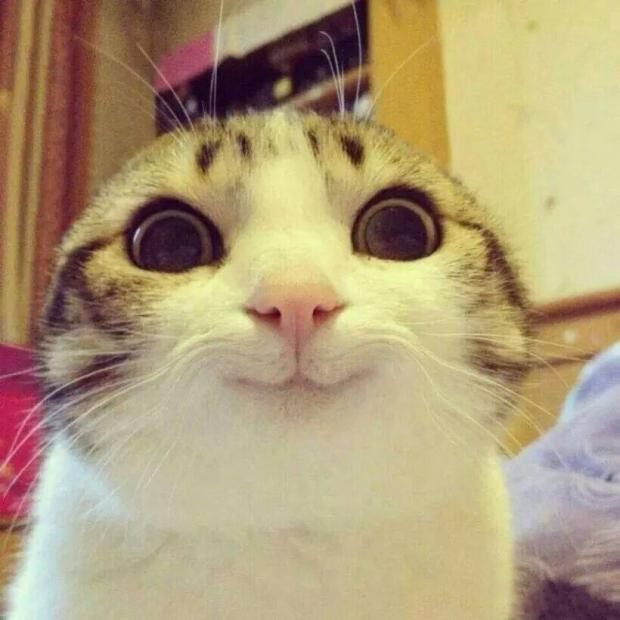
#> input picture assets/smiling_cat.jpg, 620 x 620 px
$ jupyter execute color_negative.ipynb
#> lines starting #> are read from the running program, lines starting #| are printed output that depends on the picture
[cell 1]
import numpy as np
from PIL import Image
import matplotlib.pyplot as plt

[cell 2]
height, width = 200, 200

[cell 3]
img = Image.open('../assets/smiling_cat.jpg').resize((width, height))
arr = np.array(img)

[cell 4]
display(img)
hist = img.histogram()
#> hist = 768 values, max 976 at index 196, min 0 at index 0, mean 156.2
plt.plot(hist[:256], color='red')
plt.plot(hist[256:512], color='green')
plt.plot(hist[512:], color='blue')
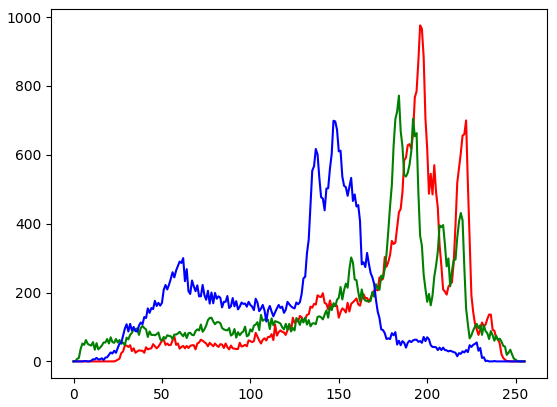
#> figure drawn by matplotlib, 1 panel; curve peaks at x = 196, y = 976; curve peaks at x = 184, y = 772; curve peaks at x = 147, y = 699

[cell 5]
for i in range(height):
    for j in range(width):
        arr[i, j] = [255 - arr[i, j, k] for k in range(3)]
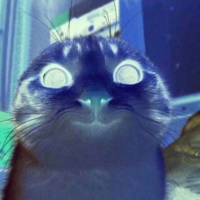
#> arr: shape (200, 200, 3); mean R, G, B 79.1, 98.2, 134.2

[cell 6]
negative_img = Image.fromarray(arr)

[cell 7]
display(negative_img)
hist = negative_img.histogram()
#> hist = 768 values, max 976 at index 59, min 0 at index 0, mean 156.2
plt.plot(hist[:256], color='red')
plt.plot(hist[256:512], color='green')
plt.plot(hist[512:], color='blue')
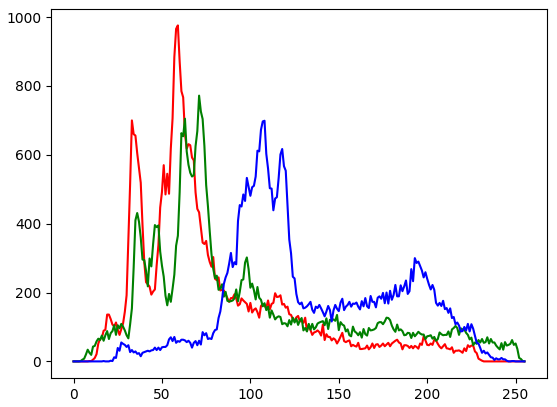
#> figure drawn by matplotlib, 1 panel; curve peaks at x = 59, y = 976; curve peaks at x = 71, y = 772; curve peaks at x = 108, y = 699

$ run again, with assets/landscape.jpg copied over assets/smiling_cat.jpg
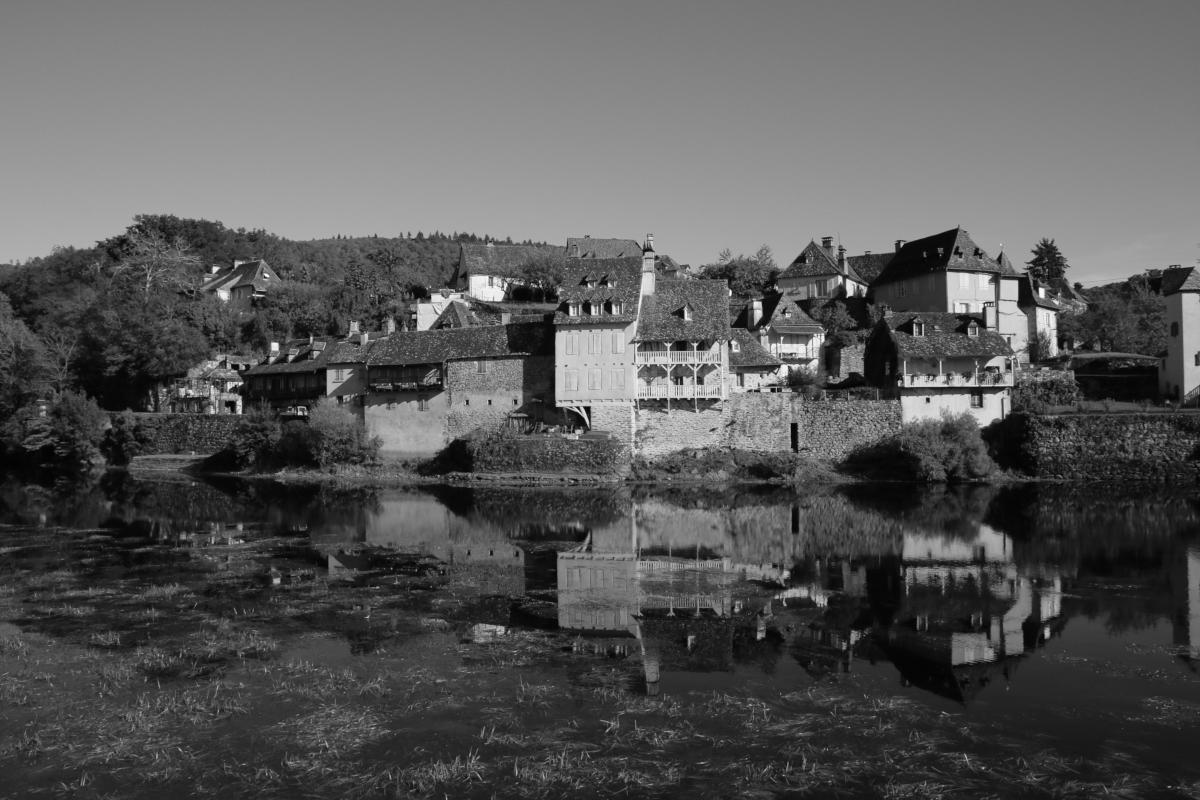
#> input picture assets/landscape.jpg, 1200 x 800 px
#> `hist = img.histogram()`: hist = 768 values, max 429 at index 41, min 0 at index 0, mean 156.2
#> after the loop `for i in range(height):`:
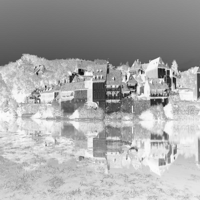
#> arr: shape (200, 200, 3); min 15, max 254, mean 167.2
#> `hist = negative_img.histogram()`: hist = 768 values, max 429 at index 214, min 0 at index 0, mean 156.2
#> `[cell 7] display(negative_img) hist = negative_img.histogram() plt.plo..`:
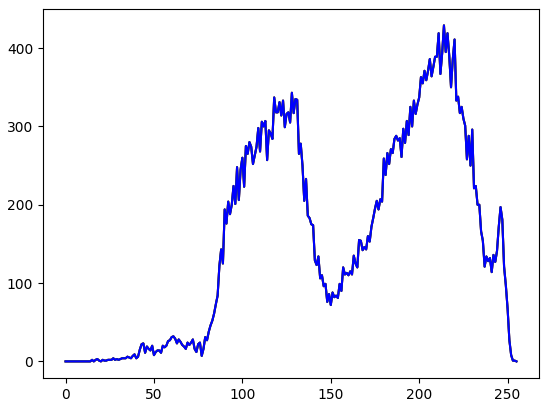
#> figure drawn by matplotlib, 1 panel; curve peaks at x = 214, y = 429; curve peaks at x = 214, y = 429; curve peaks at x = 214, y = 429
